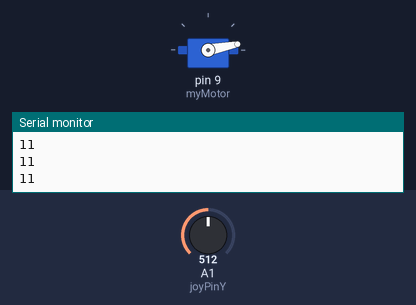
Recording of a sketch running on a simulated Arduino Uno, built with avr-gcc and run on an emulated ATmega328P. Parts: servo, the last lines printed to the serial monitor. Inputs (shaded band) come from the test bench; at power-on: A1 (joyPinY) = 512.

Above: at 1.2 s.
1.3 s: A1 (joyPinY) set to 716
At 2.1 s:
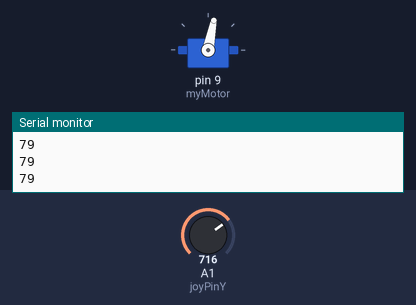
2.8 s: A1 (joyPinY) set to 900
At 3.2 s:
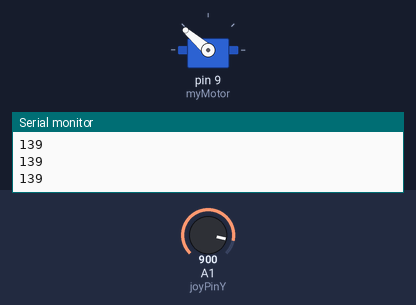
4.3 s: A1 (joyPinY) set to 1023
At 5.5 s:
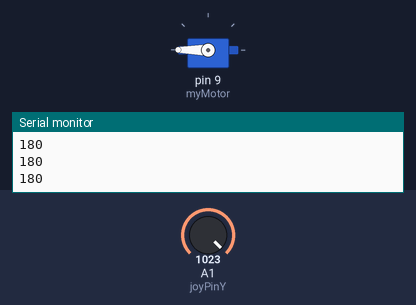
5.8 s: A1 (joyPinY) set to 511
At 6.7 s:
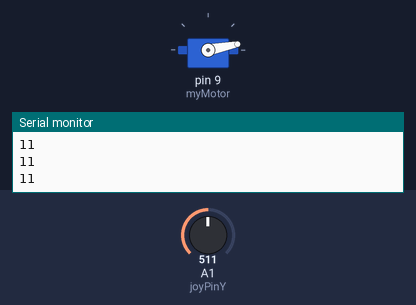
Timing chart, 0 to 8.3 s (numbered marks = the images above; inputs shaded):
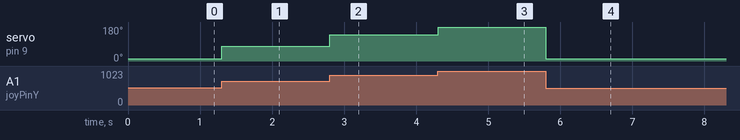

The sketch:

Viper.ino
```cpp
#include <Servo.h>

Servo myMotor;

int joyPinY = 1;
int joyButton = 2;

int inputY = 0;

int valB = 0; // The button doesn't work yet.
int valY = 0;

void setup() {

  myMotor.attach(9);
  //pinMode(joyButton, INPUT);

  Serial.begin(9600);

  Serial.println("Initializing...");

}

// Motor requires 10 to arm, but after arming, it will beep 'undetected' at 10.

void loop() {

  //valB = digitalRead(joyButton);
  inputY = analogRead(joyPinY);

  if (valB == 1) {

    myMotor.write(10);
    Serial.println(10);

}

  else {

    valY = map(inputY, 506, 1023, 10, 180);
    myMotor.write(valY);
    Serial.println(valY);

  }

}
```

Measured:
- after the input at 1.3 s, servo on pin 9 (myMotor): 11° → 79° at once
- after the input at 2.8 s, servo on pin 9 (myMotor): 79° → 139° at once
- after the input at 4.3 s, servo on pin 9 (myMotor): 139° → 180° at once
- after the input at 5.8 s, servo on pin 9 (myMotor): 180° → 11° at once
